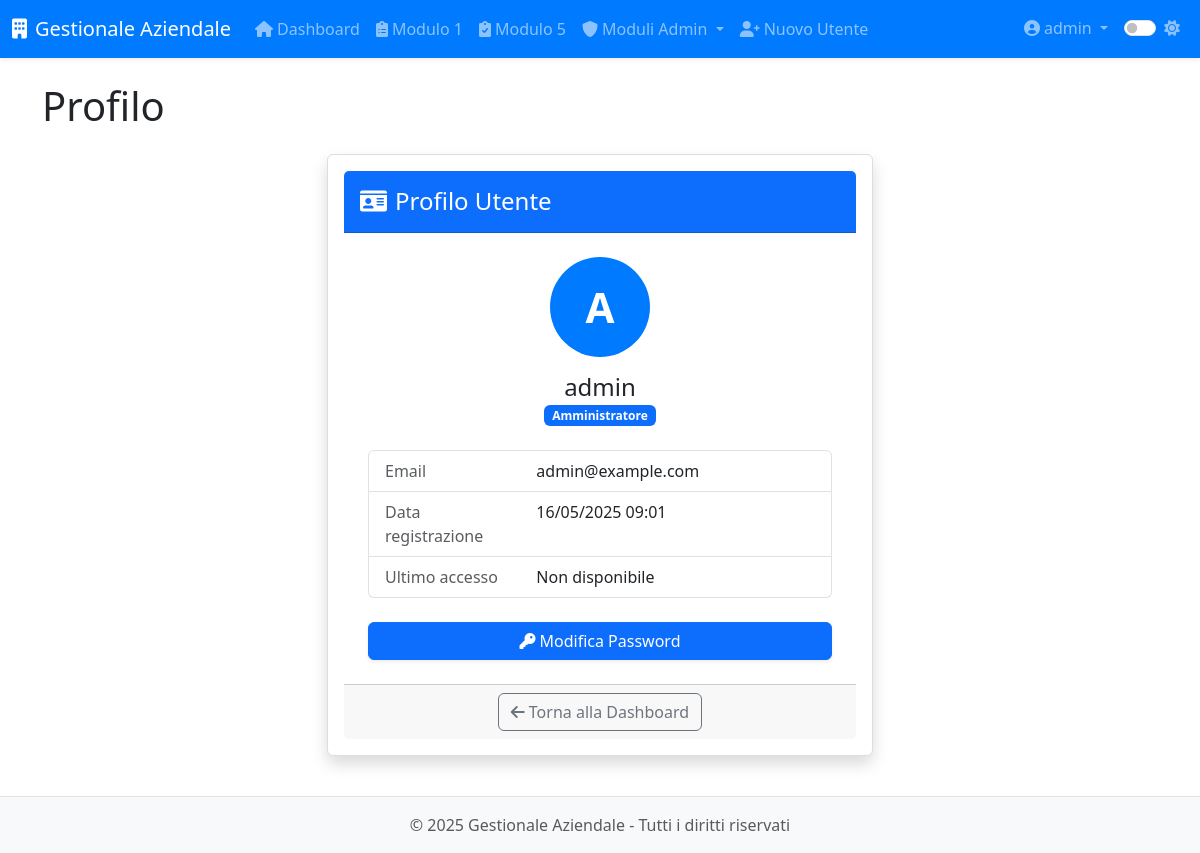
The page /profile (signed in) on the database as committed earlier.
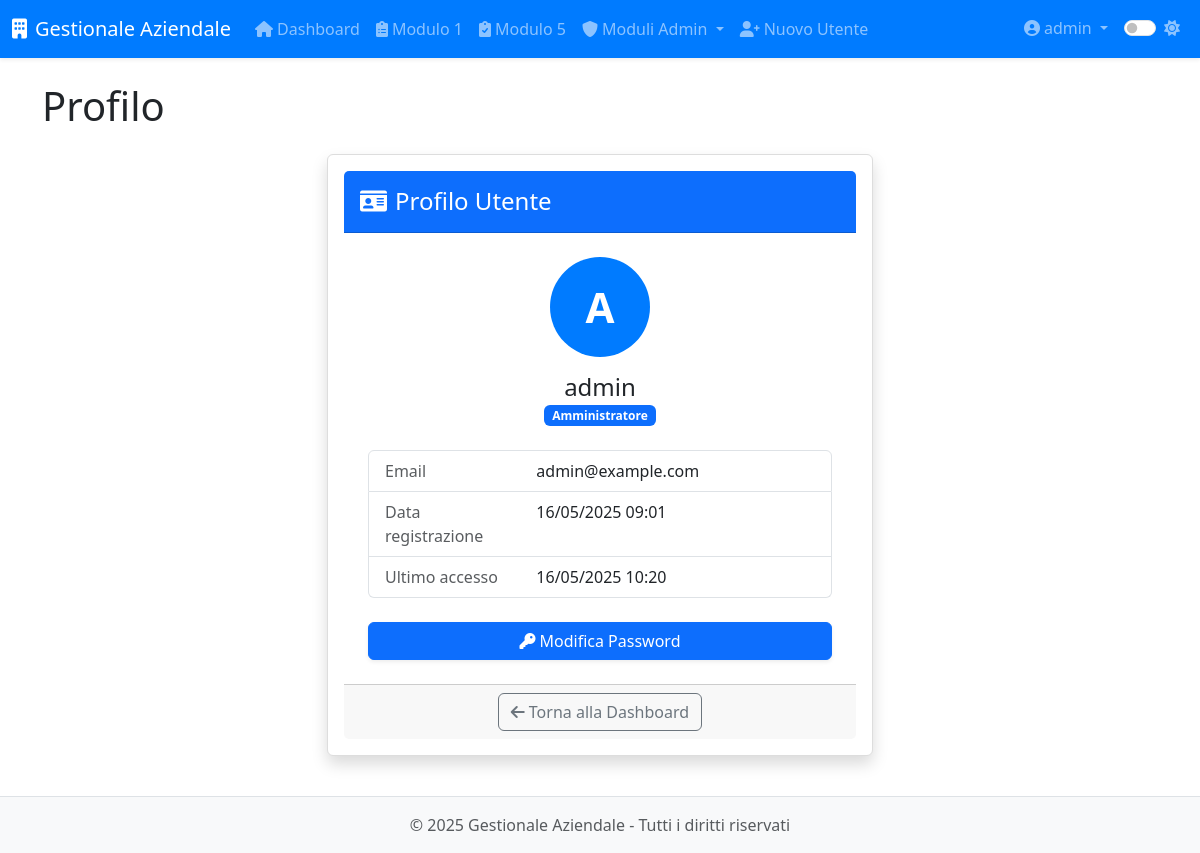
The same page on the database as committed later.
### app/models.py (models this page shows, shortened)
class User(UserMixin, db.Model):
    __tablename__ = 'users'
    id = db.Column(db.Integer, primary_key=True)
    username = db.Column(db.String(64), unique=True, nullable=False, index=True)
    email = db.Column(db.String(120))
    password_hash = db.Column(db.String(128), nullable=False)
    role = db.Column(db.String(20), default='operatore')  # 'operatore' o 'admin'
    created_at = db.Column(db.DateTime, default=datetime.utcnow)
    last_login = db.Column(db.DateTime)
    is_active = db.Column(db.Boolean, default=True)
    modulo1_entries = db.relationship('Modulo1Entry',
                               backref='author',
                               lazy='dynamic',
                               foreign_keys='Modulo1Entry.user_id')
    modulo5_entries = db.relationship('Modulo5Entry',
                               backref='author',
                               lazy='dynamic',
                               foreign_keys='Modulo5Entry.user_id')
    def is_admin(self):
        return self.role == 'admin'

### app/routes/auth.py (the view)
@auth.route('/profile')
@login_required
def profile():
    return render_template('auth/profile.html', title='Profilo')

### app/__init__.py (called while the page is built)
def register_jinja_filters(app):
    @app.template_filter('format_date')
    def format_date(value, format='%d/%m/%Y'):
        if value:
            return value.strftime(format)
        return ""
    @app.template_filter('format_currency')
    def format_currency(value):
        """Formatta un valore come valuta"""
        if value is not None:
            return f"€ {value:,.2f}".replace(",", "X").replace(".", ",").replace("X", ".")
        return "€ 0,00"
    @app.template_filter('truncate_text')
    def truncate_text(text, length=100):
        """Tronca il testo alla lunghezza specificata"""
        if text and len(text) > length:
            return text[:length] + "..."
        return text if text else ""

### app/models.py (called while the page is built)
@login_manager.user_loader
def load_user(id):
    return User.query.get(int(id))

### app/templates/auth/profile.html (shortened to what this page needs)
{% extends "base.html" %}
{% block content %}
<div class="row justify-content-center">
    <div class="col-md-8 col-lg-6">
        <div class="card shadow">
            <div class="card-header bg-primary text-white">
                <h4 class="my-2"><i class="fas fa-id-card me-2"></i>Profilo Utente</h4>
            </div>
            <div class="card-body p-4">
                <div class="text-center mb-4">
                    <div class="avatar-circle mx-auto mb-3">
                        <span class="avatar-initials">{{ current_user.username[:1] | upper }}</span>
                    </div>
                    <h4 class="mb-0">{{ current_user.username }}</h4>
                    <p class="text-muted">
                        <span class="badge bg-{{ 'primary' if current_user.is_admin() else 'secondary' }}">
                            {{ 'Amministratore' if current_user.is_admin() else 'Operatore' }}
                        </span>
                    </p>
                </div>
                <div class="list-group mb-4">
                    <div class="list-group-item">
                        <div class="row">
                            <div class="col-md-4 text-muted">Email</div>
                            <div class="col-md-8 text-truncate">{{ current_user.email }}</div>
                        </div>
                    </div>
                    <div class="list-group-item">
                        <div class="row">
                            <div class="col-md-4 text-muted">Data registrazione</div>
                            <div class="col-md-8">{{ current_user.created_at | format_date('%d/%m/%Y %H:%M') }}</div>
                        </div>
                    </div>
                    <div class="list-group-item">
                        <div class="row">
                            <div class="col-md-4 text-muted">Ultimo accesso</div>
                            <div class="col-md-8">
                                {% if current_user.last_login %}
                                    {{ current_user.last_login | format_date('%d/%m/%Y %H:%M') }}
                                {% else %}
                                    Non disponibile
                                {% endif %}
                            </div>
                        </div>
                    </div>
                </div>
                <div class="d-grid gap-2">
                    <a href="{{ url_for('auth.change_password') }}" class="btn btn-primary">
                        <i class="fas fa-key me-1"></i>Modifica Password
                    </a>
                </div>
            </div>
            <div class="card-footer text-center">
                <a href="{{ url_for('index') }}" class="btn btn-outline-secondary">
                    <i class="fas fa-arrow-left me-1"></i>Torna alla Dashboard
                </a>
            </div>
        </div>
    </div>
</div>
{% endblock %}

### app/templates/base.html (shortened to what this page needs)
<!DOCTYPE html>
<html lang="it">
<head>
    <link href="https://cdn.jsdelivr.net/npm/bootstrap@5.3.0-alpha1/dist/css/bootstrap.min.css" rel="stylesheet">
    <link rel="stylesheet" href="https://cdnjs.cloudflare.com/ajax/libs/font-awesome/6.0.0/css/all.min.css">
    <link id="theme-style" rel="stylesheet" href="{{ url_for('static', filename='css/theme-' + theme + '.css') }}">
    <link rel="stylesheet" href="{{ url_for('static', filename='css/style.css') }}">
    <link rel="stylesheet" href="{{ url_for('static', filename='css/modulo8.css') }}">
</head>
<body>
    <header class="navbar navbar-expand-lg navbar-dark bg-primary sticky-top shadow-sm">
        <div class="container-fluid">
            <a class="navbar-brand" href="{{ url_for('dashboard.index') }}">
                <i class="fas fa-building me-2"></i>{{ app_name }}
            </a>
            <div class="collapse navbar-collapse" id="navbarMain">
                {% if current_user.is_authenticated %}
                <ul class="navbar-nav me-auto">
                    <li class="nav-item">
                        <a class="nav-link" href="{{ url_for('dashboard.index') }}">
                            <i class="fas fa-home me-1"></i>Dashboard
                        </a>
                    </li>
                    <li class="nav-item">
                        <a class="nav-link" href="{{ url_for('modulo1.index') }}">
                            <i class="fas fa-clipboard-list me-1"></i>Modulo 1
                        </a>
                    </li>
                    <li class="nav-item">
                        <a class="nav-link" href="{{ url_for('modulo5.index') }}">
                            <i class="fas fa-clipboard-check me-1"></i>Modulo 5
                        </a>
                    </li>
                    {% if current_user.is_admin() %}
                    <li class="nav-item dropdown">
                        <a class="nav-link dropdown-toggle" href="#" id="adminModulesDropdown" data-bs-toggle="dropdown">
                            <i class="fas fa-shield-alt me-1"></i>Moduli Admin
                        </a>
                    </li>
                    <li class="nav-item">
                        <a class="nav-link" href="{{ url_for('auth.register') }}">
                            <i class="fas fa-user-plus me-1"></i>Nuovo Utente
                        </a>
                    </li>
                    {% endif %}
                </ul>
                <ul class="navbar-nav ms-auto">
                    <li class="nav-item dropdown">
                        <a class="nav-link dropdown-toggle" href="#" id="userDropdown" data-bs-toggle="dropdown">
                            <i class="fas fa-user-circle me-1"></i>{{ current_user.username }}
                        </a>
                    </li>
                    <li class="nav-item">
                        <div class="nav-link">
                            <div class="form-check form-switch">
                                <input class="form-check-input" type="checkbox" id="darkModeToggle" {% if theme == 'dark' %}checked{% endif %}>
                                <label class="form-check-label" for="darkModeToggle">
                                    <i id="theme-icon" class="fas {% if theme == 'dark' %}fa-moon{% else %}fa-sun{% endif %}"></i>
                                </label>
                            </div>
                        </div>
                    </li>
                </ul>
                {% endif %}
            </div>
        </div>
    </header>
    <main class="container py-4">
        <div class="page-header mb-4">
            <h1>{% block page_title %}{{ title }}{% endblock %}</h1>
        </div>
        {% block content %}{% endblock %}
    </main>
    <footer class="footer mt-auto py-3 bg-light">
        <div class="container text-center">
            <span class="text-muted">&copy; {{ current_year }} {{ app_name }} - Tutti i diritti riservati</span>
        </div>
    </footer>
</body>
</html>

### app/static/css/theme-light.css (style rules this page uses)
:root { --primary-color: #007bff; --secondary-color: #6c757d; --bg-color: #ffffff; --text-color: #212529; --border-color: #dee2e6; --hover-bg: #f8f9fa; --card-bg: #ffffff; --card-border: #e9ecef; --input-bg: #ffffff; --input-border: #ced4da; --footer-bg: #f8f9fa; --footer-text: #6c757d; }
body { background-color: var(--bg-color); color: var(--text-color); transition: all 0.3s ease; }
.navbar-dark { background-color: var(--primary-color) !important; }
.card { background-color: var(--card-bg); border-color: var(--card-border); box-shadow: 0 0.125rem 0.25rem rgba(0, 0, 0, 0.075); transition: all 0.3s ease; }
.footer { background-color: var(--footer-bg) !important; color: var(--footer-text); border-top: 1px solid var(--border-color); }

### app/static/css/style.css (style rules this page uses)
body { display: flex; flex-direction: column; min-height: 100vh; }
main { flex: 1; }
.btn-primary { box-shadow: 0 .125rem .25rem rgba(0,0,0,.075); }

### app/static/css/modulo8.css (style rules this page uses)
.card { background: #fff; padding: 1rem; border: 1px solid #ddd; border-radius: 6px; margin-bottom: 1rem; box-shadow: 0 0 3px rgba(0,0,0,0.05); }

### app/templates/auth/profile.html (style rules this page uses)
.avatar-circle { width: 100px; height: 100px; background-color: var(--primary-color); border-radius: 50%; display: flex; justify-content: center; align-items: center; }
.avatar-initials { color: white; font-size: 42px; font-weight: bold; line-height: 1; }

Rows that differ between the two databases and show on the page:
changed User "admin": last_login (not shown) → "16/05/2025 10:20"
Other text that changed with them:
text no longer shown: "Non disponibile"
